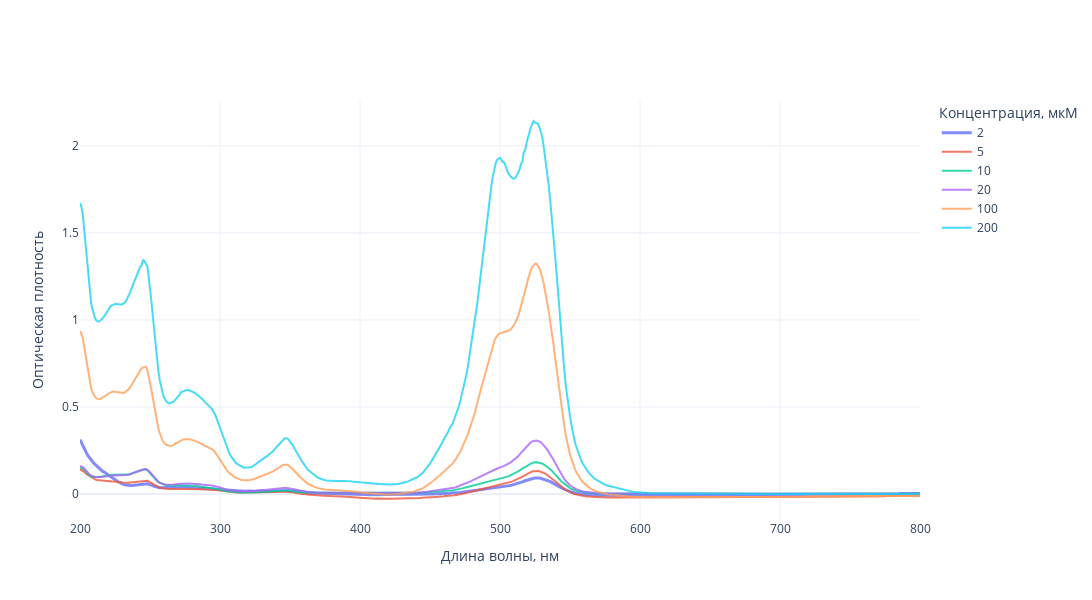

Notebook cell for this chart:
### Code cell
fig = go.Figure()

# две кривые
fig.add_trace(go.Scatter(x=Abs1['нм'], y=Abs1['Abs'], name="2", opacity=0.8,line={'width': 3}))
fig.add_trace(go.Scatter(x=Abs3['нм'], y=Abs3['Abs'], name="5", opacity=0.8,line={'width': 2}))
fig.add_trace(go.Scatter(x=Abs2['нм'], y=Abs2['Abs'], name="10", opacity=0.8,line={'width': 2}))
fig.add_trace(go.Scatter(x=Abs7['нм'], y=Abs7['Abs'], name="20", opacity=0.8,line={'width': 2}))
fig.add_trace(go.Scatter(x=Abs5['нм'], y=Abs5['Abs'], name="100", opacity=0.8,line={'width': 2}))
fig.add_trace(go.Scatter(x=Abs4['нм'], y=Abs4['Abs'], name="200", opacity=0.8,line={'width': 2}))

# fig.add_trace(go.Scatter(x=Abs6['нм'], y=Abs6['Abs'], name="Abs6", opacity=0.8,line={'width': 2}))

# fig.add_trace(go.Scatter(x=Abs8['нм'], y=Abs8['Abs'], name="Abs8", opacity=0.8,line={'width': 2}))
# свойства графика
fig.update_layout(
    height=600, width=1200,  # размер фигуры
    # title_text='Спектры поглощения родамина при различных концентрациях',
    # title_text=r'$\sqrt{(n_\text{c}(t|{T_\text{early}}))}$',
    title_font_size=20,
    yaxis_title='Оптическая плотность' ,
    xaxis_title="Длина волны, нм" ,
    legend_title_text = 'Концентрация, мкМ'
    # xaxis_rangeslider_visible=True  # слайдер
)
fig.update_xaxes(
    # range=[500, 4000],  # ограничение графика
    zeroline=True,  # рисовать линию x=0
    zerolinewidth=2  # толщина линии x=0
)
# fig.update_yaxes( range= [0, 0.7])

fig.show()

### Figure 1 — Plotly figure (JSON) as saved in the notebook; plotly's stock layout.template omitted (floating-point values rounded to 4 significant figures; data arrays with more than 128 entries replaced by an {"elided": "..."} marker saying what was removed)
{"data": [{"line": {"width": 3}, "name": "2", "opacity": 0.8, "type": "scatter", "x": {"elided": "601 int values"}, "y": {"elided": "601 float values"}}, {"line": {"width": 2}, "name": "5", "opacity": 0.8, "type": "scatter", "x": {"elided": "601 int values"}, "y": {"elided": "601 float values"}}, {"line": {"width": 2}, "name": "10", "opacity": 0.8, "type": "scatter", "x": {"elided": "601 int values"}, "y": {"elided": "601 float values"}}, {"line": {"width": 2}, "name": "20", "opacity": 0.8, "type": "scatter", "x": {"elided": "601 int values"}, "y": {"elided": "601 float values"}}, {"line": {"width": 2}, "name": "100", "opacity": 0.8, "type": "scatter", "x": {"elided": "601 int values"}, "y": {"elided": "601 float values"}}, {"line": {"width": 2}, "name": "200", "opacity": 0.8, "type": "scatter", "x": {"elided": "601 int values"}, "y": {"elided": "601 float values"}}], "layout": {"height": 600, "legend": {"title": {"text": "Концентрация, мкМ"}}, "title": {"font": {"size": 20}}, "width": 1200, "xaxis": {"title": {"text": "Длина волны, нм"}, "zeroline": true, "zerolinewidth": 2}, "yaxis": {"title": {"text": "Оптическая плотность"}}}}
